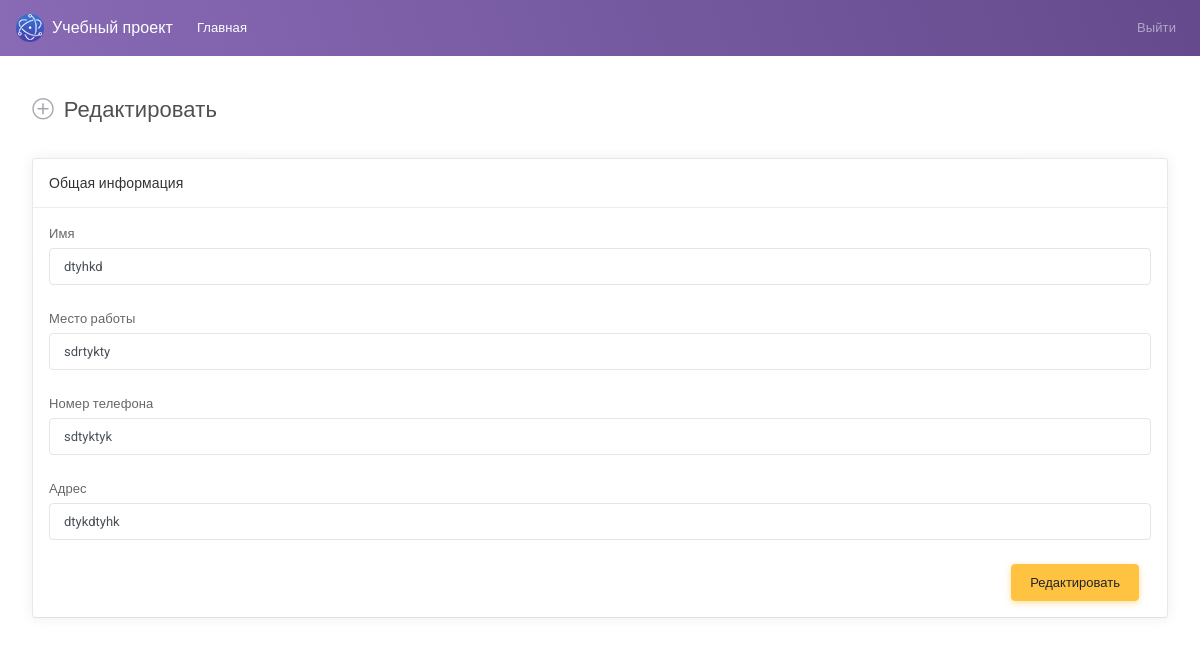
/project/edit.php?id=17 (signed in), run on the app's committed database.
### tables this page shows
CREATE TABLE `users` (
  `id` int(11) NOT NULL,
  `email` varchar(255) NOT NULL,
  `password` varchar(255) NOT NULL,
  `role` tinyint(1) NOT NULL,
  `username` varchar(255) DEFAULT NULL,
  `job_title` varchar(255) DEFAULT NULL,
  `status` varchar(255) DEFAULT NULL,
  `image` int(11) DEFAULT NULL,
  `phone` varchar(255) DEFAULT NULL,
  `address` varchar(255) DEFAULT NULL,
  `vk` varchar(255) DEFAULT NULL,
  `telegram` varchar(255) DEFAULT NULL,
  `instagram` varchar(255) DEFAULT NULL
);

### project/src/database/getUser.php (called while the page is built)
<?php
function getUser(string $userId) : array
{
    $connect = connectToBD();
    $query = $connect->prepare('SELECT * FROM users LEFT JOIN images ON users.image = images.id_image WHERE id = :id LIMIT 1');
    $query -> bindParam(':id', $userId);
    $query -> execute();
    return $query -> fetch(PDO::FETCH_ASSOC) ?: [];
}

### project/edit.php (the view, shortened to what this page needs)
<?php
require_once $_SERVER['DOCUMENT_ROOT'] . '/project/src/core.php';
if ($_SESSION['role'] == true || $_SESSION['id'] == $_GET['id']) {
    $user = getUser($_GET['id']);
}else {
    redirectАuthorized();
}
?>
<!DOCTYPE html>
<html lang="en">
<head>
    <link id="vendorsbundle" rel="stylesheet" media="screen, print" href="css/vendors.bundle.css">
    <link id="appbundle" rel="stylesheet" media="screen, print" href="css/app.bundle.css">
    <link id="myskin" rel="stylesheet" media="screen, print" href="css/skins/skin-master.css">
    <link rel="stylesheet" media="screen, print" href="css/fa-solid.css">
    <link rel="stylesheet" media="screen, print" href="css/fa-brands.css">
</head>
<body>
    <main id="js-page-content" role="main" class="page-content mt-3">
        <div class="subheader">
            <h1 class="subheader-title">
                <i class='subheader-icon fal fa-plus-circle'></i> Редактировать
            </h1>
        </div>
        <form action="" method="post">
            <div class="row">
                <div class="col-xl-6">
                    <div id="panel-1" class="panel">
                        <div class="panel-container">
                            <div class="panel-hdr">
                                <h2>Общая информация</h2>
                            </div>
                            <div class="panel-content">
                                <div class="form-group">
                                    <label class="form-label" for="simpleinput">Имя</label>
                                    <input type="text" name="username" id="simpleinput" class="form-control" value = "<?=$user['username']?>">
                                </div>
                                <div class="form-group">
                                    <label class="form-label" for="simpleinput">Место работы</label>
                                    <input type="text" name="job_title" id="simpleinput" class="form-control" value = "<?=$user['job_title']?>">
                                </div>
                                <div class="form-group">
                                    <label class="form-label" for="simpleinput">Номер телефона</label>
                                    <input type="text" name="phone" id="simpleinput" class="form-control" value = "<?=$user['phone']?>">
                                </div>
                                <div class="form-group">
                                    <label class="form-label" for="simpleinput">Адрес</label>
                                    <input type="text" name="address" id="simpleinput" class="form-control" value = "<?=$user['address']?>">
                                </div>
                                <div class="col-md-12 mt-3 d-flex flex-row-reverse">
                                    <button class="btn btn-warning">Редактировать</button>
                                </div>
                            </div>
                        </div>
                    </div>
                </div>
            </div>
        </form>
    </main>
</body>
</html>

### data on the page
users: username "dtyhkd", job_title "sdrtykty", phone "sdtyktyk", address "dtykdtyhk"
